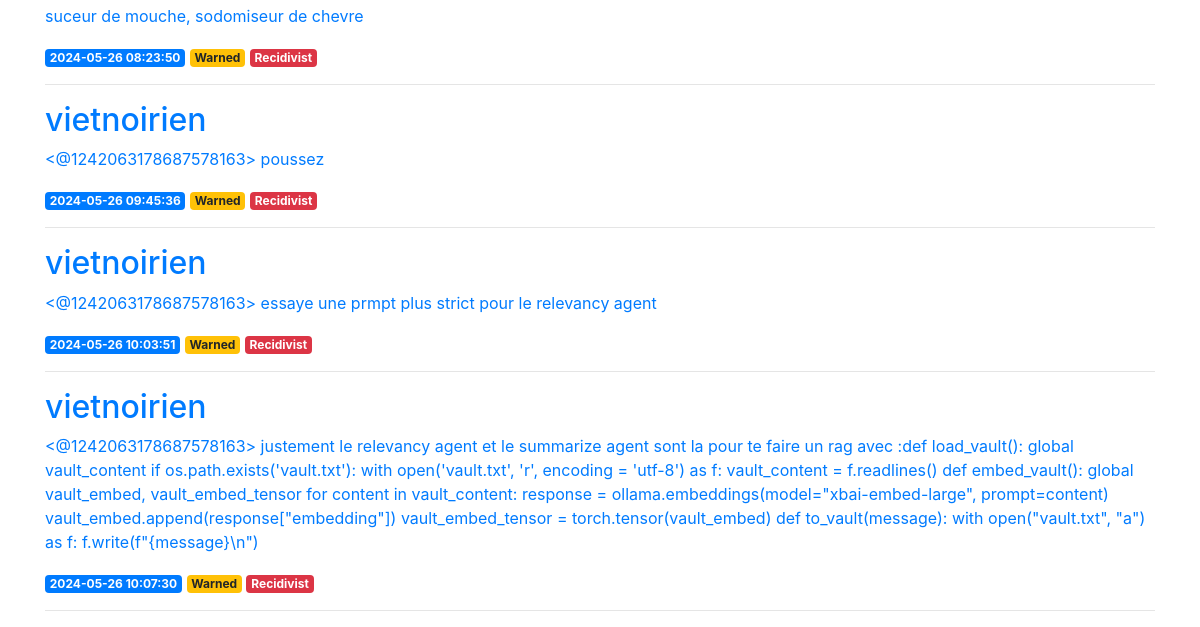
Before: / (lower part) with the older database file.
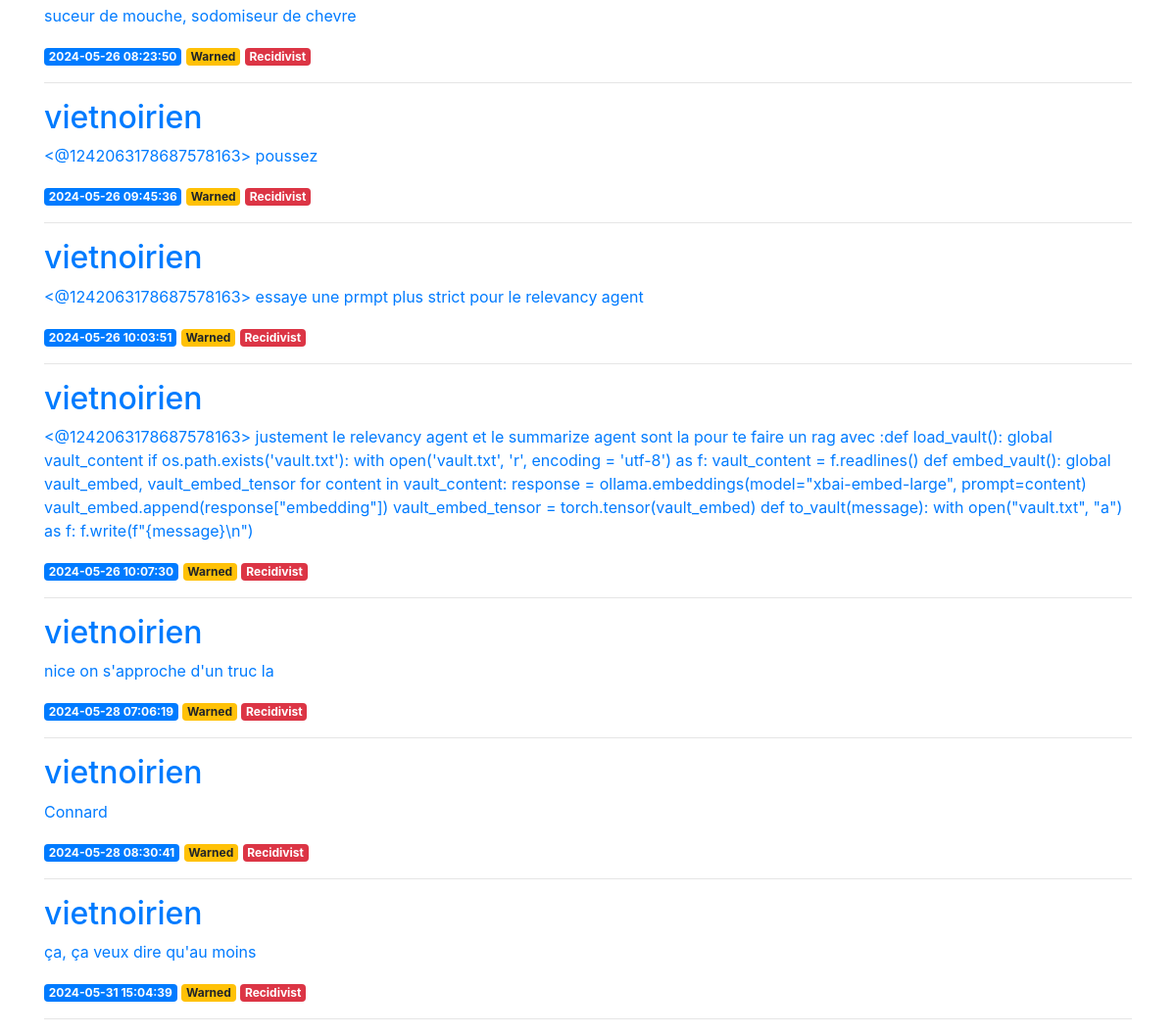
After: the same page with the newer database file.
### tables this page shows
CREATE TABLE posts (
    id INTEGER PRIMARY KEY AUTOINCREMENT,
    created TIMESTAMP NOT NULL DEFAULT CURRENT_TIMESTAMP,
    author TEXT NOT NULL,
    message TEXT NOT NULL,
    moderation TEXT NOT NULL
);

### project.py (the view)
@app.route('/')
@template_utils
def index(utils):
    posts = get_posts()
    return render_template('index.html', posts=posts, **utils)

### project.py (called while the page is built)
def get_db_connection():
    conn = sqlite3.connect("database.db")
    conn.row_factory = sqlite3.Row
    return conn

def get_posts():
    conn = get_db_connection()
    posts = conn.execute("SELECT * FROM posts").fetchall()
    conn.close()
    return posts

def number_of_messages(username):
    username = str(username)
    conn = get_db_connection()
    cursor = conn.execute("SELECT COUNT(*) FROM posts WHERE author = ?", (username,))
    number = cursor.fetchone()[0]
    conn.close()
    return number

def get_user_id(username):
    username = str(username)
    conn = get_db_connection()
    cursor = conn.execute("SELECT id FROM users WHERE username = ?", (username,))
    user = cursor.fetchone()
    if user is None:
        conn.execute("INSERT INTO users (username) VALUES (?)", (username,))
        cursor = conn.execute("SELECT id FROM users WHERE username = ?", (username,))
        user = cursor.fetchone()
    conn.commit()
    conn.close()
    if user is not None:
        user_id = user[0]
    return user_id

def flagged(user_id):
    user_id = str(user_id)
    conn = get_db_connection()
    cursor = conn.execute("SELECT is_warned FROM users WHERE id = ?", (user_id,))
    result = cursor.fetchone()
    conn.close()
    if result is None:
        return None
    is_warned = result[0]
    return True if is_warned == 1 else False

def template_utils(func):
    @wraps(func)
    def wrapper(*args, **kwargs):
        template_utils = {
            'get_user': get_user_id,
            'flagged': flagged,
            'number_of_messages': number_of_messages,
        }
        kwargs['utils'] = template_utils
        return func(*args, **kwargs)
    return wrapper

### templates/index.html (shortened to what this page needs)
{% extends 'base.html' %}
{% block content %}
    {% for post in posts %}
        <a href="{{ url_for('users', username=post['author']) }}">
            <h2>{{ post['author'] }}</h2>
        </a>
        <a href="{{ url_for('post', post_id=post['id']) }}">
            <p>{{ post['message'] }}</p>
        </a>
        <span class="badge badge-primary">{{ post['created'] }}</span>
        {% set user_id = get_user(post['author']) %}
        {% if flagged(user_id) %}
            <span class="badge badge-warning">Warned</span>
            {% if number_of_messages(post['author']) > 2 %}
                <span class="badge badge-danger">Recidivist</span>
            {% endif %}
        {% endif %}
        <hr>
    {% endfor %}
{% endblock %}

### templates/base.html (shortened to what this page needs)
<!doctype html>
<html lang="en">
  <head>
    <link rel="stylesheet" href="https://stackpath.bootstrapcdn.com/bootstrap/4.3.1/css/bootstrap.min.css">
  </head>
  <body>
    <div class="container">
        {% block content %} {% endblock %}
    </div>
  </body>
</html>

Changed rows visible on the page:
added posts: author "vietnoirien", message "nice on s'approche d'un truc la", created "2024-05-28 07:06:19", shows "Recidivist"
added posts: author "vietnoirien", message "Connard", created "2024-05-28 08:30:41", shows "Recidivist"
added posts: author "vietnoirien", message "ça, ça veux dire qu'au moins", created "2024-05-31 15:04:39", shows "Recidivist"
